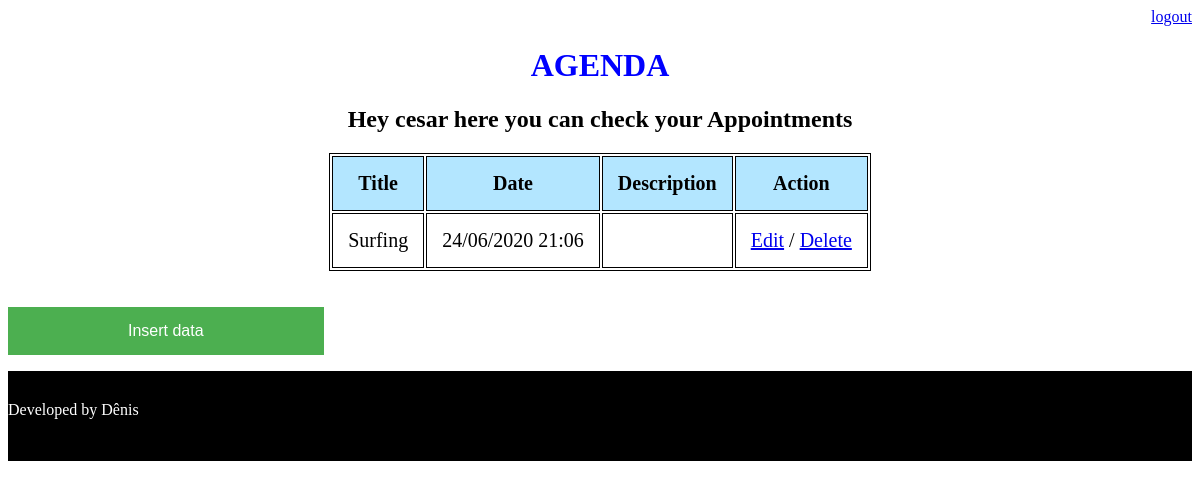
The app's page /agenda/ (signed in), older data.
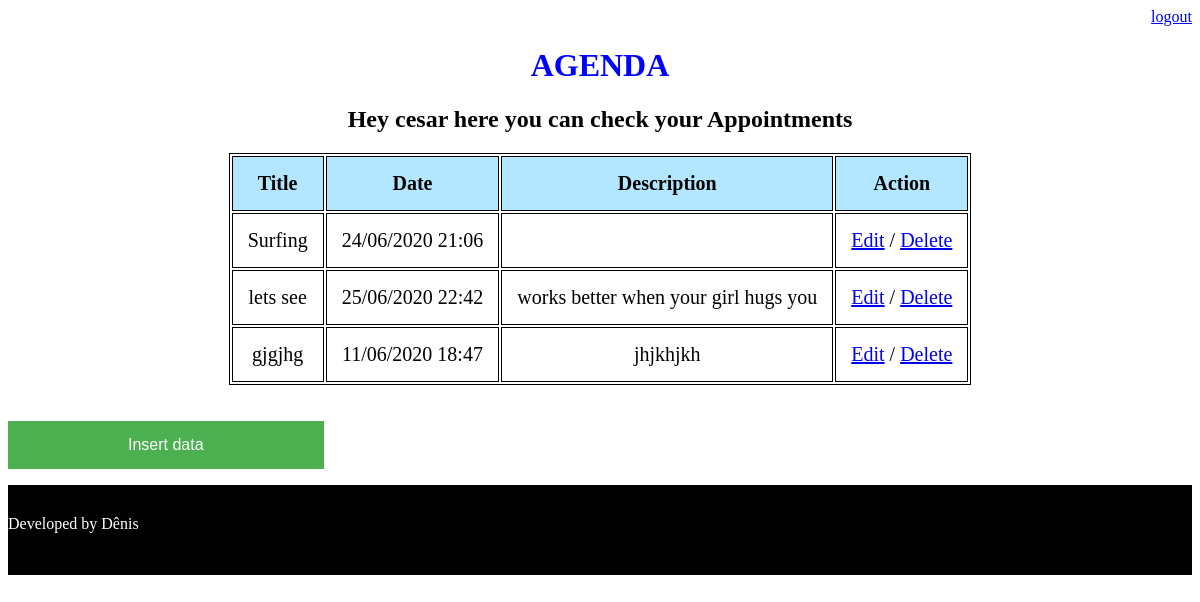
The same page, newer data.
### core/models.py (models this page shows, shortened)
class Event(models.Model): #this is a parameter
    title=models.CharField(max_length=100) #maximo de 100 caracteres
    description=models.TextField(blank=True, null=True) #can be blannk
    date_event=models.DateTimeField(verbose_name='Events date')# change the display info
    date_creation=models.DateTimeField(auto_now=True)#get now time auto
    user=models.ForeignKey(User, on_delete=models.CASCADE) #importing users from django, IF USER EXCLUDED TABLE EXCLUCED
    class Meta: #metadata
        db_table='Event' #to use your table names
    def  get_data_events(self):
        return self.date_event.strftime('%d/%m/%Y  %H:%M')
    def get_data_description(self):
        return self.description
    def get_late_event(self):
        if self.date_event < datetime.now():
            return True
        else:
            return False

### core/views.py (the view)
# urls.py: path('agenda/', views.list_events), #route
@login_required(login_url='/login/') #when not found back to login
def list_events(request):
    user=request.user
    today=datetime.now() - timedelta(hours=1) #in order to show the events whithin 1 hour late
    event=Event.objects.filter(user=user,
                               date_event__gt=today) #in Django you cant use < or > use GT or LT (grater or lower than)
    description=Event.objects.filter(user=user)
    data={'events':event, 'description': description}
    return render(request, 'agenda.html',data)

### templates/agenda.html
    {%extends "model-page.html"%}
     {% block content %}
    <h2>Hey {{user}} here you can check your Appointments</h2>
    <div class="container">
        <table class="table">
            <tr>
                <th>Title</th>
                <th>Date</th>
                <th>Description</th>
                <th> Action </th>
            </tr>
            {% for event in events %}
            <tr style={% if event.get_late_event %} "color:red" {%endif%} >
                <td>{{event.title}}</td>
                <td>{{event.get_data_events}}</td>
                <td>{{event.get_data_description}}</td>
                <td><a href="event/?id={{ event.id }}">Edit</a> / <a href="event/delete/{{ event.id }}/">Delete</a> </td>
            </tr>
            {% endfor %}
        </table>
             </div>
    <br><br>
        <a href="event/">
    <button class = "button" type="button">Insert data</button>
        </a>
    {% endblock %}

Row changes from the older to the newer data that the page shows:
added Event: title "lets see", get_data_events "25/06/2020 22:42", get_data_description "works better when your girl hugs you"
added Event: title "gjgjhg", get_data_events "11/06/2020 18:47", get_data_description "jhjkhjkh"
